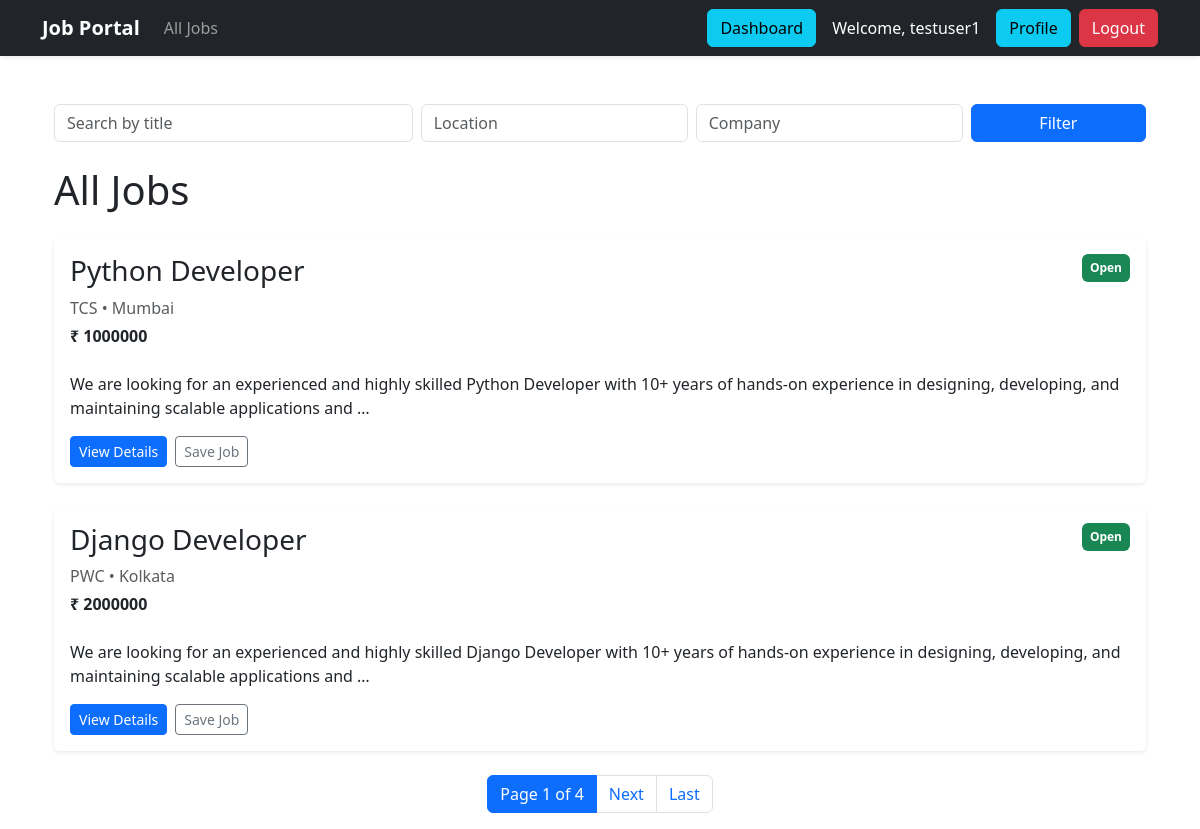
Page /jobs/ (signed in) on the committed database.
### jobs/models.py (models this page shows, shortened)
class Job(models.Model):
    posted_by = models.ForeignKey(
        User, on_delete=models.CASCADE, related_name="posted_jobs", null=True
    )
    title = models.CharField(max_length=200)
    company_name = models.CharField(max_length=200)
    location = models.CharField(max_length=200)
    salary = models.CharField(max_length=100)
    description = models.TextField()
    saved_by = models.ManyToManyField(User, related_name="saved_jobs", blank=True)
    created_at = models.DateTimeField(auto_now_add=True)

### jobs/views.py (the view)
# urls.py: path("", views.JobListView.as_view(), name="job_list"),
class JobListView(ListView):
    model = Job
    template_name = "jobs/job_list.html"
    context_object_name = "jobs"
    paginate_by = 2
    def get_queryset(self):
        queryset = super().get_queryset()
        keyword = self.request.GET.get("keyword")
        location = self.request.GET.get("location")
        company = self.request.GET.get("company")
        if keyword:
            queryset = queryset.filter(title__icontains=keyword)
        if location:
            queryset = queryset.filter(location__icontains=location)
        if company:
            queryset = queryset.filter(company_name__icontains=company)
        return queryset
    def get_context_data(self, **kwargs):
        context = super().get_context_data(**kwargs)
        saved_job_ids = []
        if self.request.user.is_authenticated:
            saved_job_ids = self.request.user.saved_jobs.values_list("id", flat=True)
        context["saved_job_ids"] = saved_job_ids
        return context

### jobs/templates/jobs/job_list.html (shortened to what this page needs)
{% extends "base.html" %}
{% block content %}
<div class="container mt-5">
<form method="GET" class="mb-4">
    <div class="row g-2">
        <div class="col-md-4">
            <input
                type="text"
                name="keyword"
                class="form-control"
                placeholder="Search by title"
                value="{{ request.GET.keyword }}"
            >
        </div>
        <div class="col-md-3">
            <input
                type="text"
                name="location"
                class="form-control"
                placeholder="Location"
                value="{{ request.GET.location }}"
            >
        </div>
        <div class="col-md-3">
            <input
                type="text"
                name="company"
                class="form-control"
                placeholder="Company"
                value="{{ request.GET.company }}"
            >
        </div>
        <div class="col-md-2">
            <button
                type="submit"
                class="btn btn-primary w-100">
                Filter
            </button>
        </div>
    </div>
</form>
    <h1 class="mb-4">
        All Jobs
    </h1>
    {% for job in jobs %}
        <div class="card shadow-sm mb-4 border-0">
            <div class="card-body">
                <div class="d-flex justify-content-between align-items-start">
                    <div>
                        <h3 class="mb-2">
                            {{ job.title }}
                        </h3>
                        <p class="text-muted mb-1">
                            {{ job.company_name }}
                            •
                            {{ job.location }}
                        </p>
                        <p class="fw-bold mb-2">
                            ₹ {{ job.salary }}
                        </p>
                    </div>
                    <div>
                        <span class="badge bg-success p-2">
                            Open
                        </span>
                    </div>
                </div>
                <p class="mt-3">
                    {{ job.description|truncatewords:25 }}
                </p>
                <div class="d-flex gap-2 flex-wrap mt-3">
                    <a
                        href="{% url 'job_detail' pk=job.id %}"
                        class="btn btn-primary btn-sm">
                        View Details
                    </a>
{% if user.is_authenticated %}
    {% if job.id in saved_job_ids %}
        <button
            class="btn btn-success btn-sm"
            disabled>
            Saved ✓
        </button>
    {% else %}
        <a
            href="{% url 'save_job' job.id %}"
            class="btn btn-outline-secondary btn-sm">
            Save Job
        </a>
    {% endif %}
{% endif %}
                </div>
            </div>
        </div>
    {% empty %}
        <div class="alert alert-info">
            No jobs available.
        </div>
    {% endfor %}
{% if is_paginated %}
    <nav class="mt-4">
        <ul class="pagination justify-content-center">
            <li class="page-item active">
                <span class="page-link">
                    Page {{ page_obj.number }}
                    of
                    {{ page_obj.paginator.num_pages }}
                </span>
            </li>
            {% if page_obj.has_next %}
                <li class="page-item">
                    <a
                        class="page-link"
                        href="?page={{ page_obj.next_page_number }}">
                        Next
                    </a>
                </li>
                <li class="page-item">
                    <a
                        class="page-link"
                        href="?page={{ page_obj.paginator.num_pages }}">
                        Last
                    </a>
                </li>
            {% endif %}
        </ul>
    </nav>
{% endif %}
</div>
{% endblock %}

### templates/base.html (shortened to what this page needs)
{% load static %}
<!DOCTYPE html>
<html lang="en">
<head>
    <link
      href="https://cdn.jsdelivr.net/npm/bootstrap@5.3.7/dist/css/bootstrap.min.css"
      rel="stylesheet"
    >
</head>
<body>
<nav class="navbar navbar-expand-lg navbar-dark bg-dark shadow-sm">
    <div class="container">
        <a class="navbar-brand fw-bold" href="/">
            Job Portal
        </a>
        <div class="collapse navbar-collapse" id="navbarNav">
            <ul class="navbar-nav">
                <li class="nav-item">
                    <a
                        class="nav-link"
                        href="{% url 'job_list' %}">
                        All Jobs
                    </a>
                </li>
            </ul>
            <div class="ms-auto d-flex align-items-center">
                {% if user.is_authenticated %}
                    {% if user.profile.role == 'recruiter' %}
                        <a
                            href="{% url 'dashboard' %}"
                            class="btn btn-primary me-2">
                            Dashboard
                        </a>
                        <a
                            href="{% url 'recruiter_jobs' %}"
                            class="btn btn-dark me-2">
                            My Jobs
                        </a>
                        <a
                            href="{% url 'create_job' %}"
                            class="btn btn-warning me-4">
                            Post Job
                        </a>
                    {% else %}
                        <a
                            href="{% url 'dashboard' %}"
                            class="btn btn-info me-3">
                            Dashboard
                        </a>
                    {% endif %}
                    <span class="text-white me-3">
                        Welcome, {{ user.username }}
                    </span>
                    <a
                        href="{% url 'profile' %}"
                        class="btn btn-info me-2">
                        Profile
                    </a>
                    <a
                        href="{% url 'logout' %}"
                        class="btn btn-danger">
                        Logout
                    </a>
                {% endif %}
            </div>
        </div>
    </div>
</nav>
    <div class="container mt-4">
        {% block content %}
        {% endblock %}
    </div>
</body>
</html>

### rows in the picture
Job: title "Python Developer", company_name "TCS", location "Mumbai", salary "1000000", description "We are looking for an experienced and highly skilled Python Developer with 10+ years of hands-on experience in designing, developing, and maintaining scalable applications and …", shows "Save Job"
Job: title "Django Developer", company_name "PWC", location "Kolkata", salary "2000000", description "We are looking for an experienced and highly skilled Django Developer with 10+ years of hands-on experience in designing, developing, and maintaining scalable applications and …", shows "Save Job"

### other values in the picture
{{ user.username }} "testuser1"
{{ page_obj.number }} "1"
{{ page_obj.paginator.num_pages }} "4"
